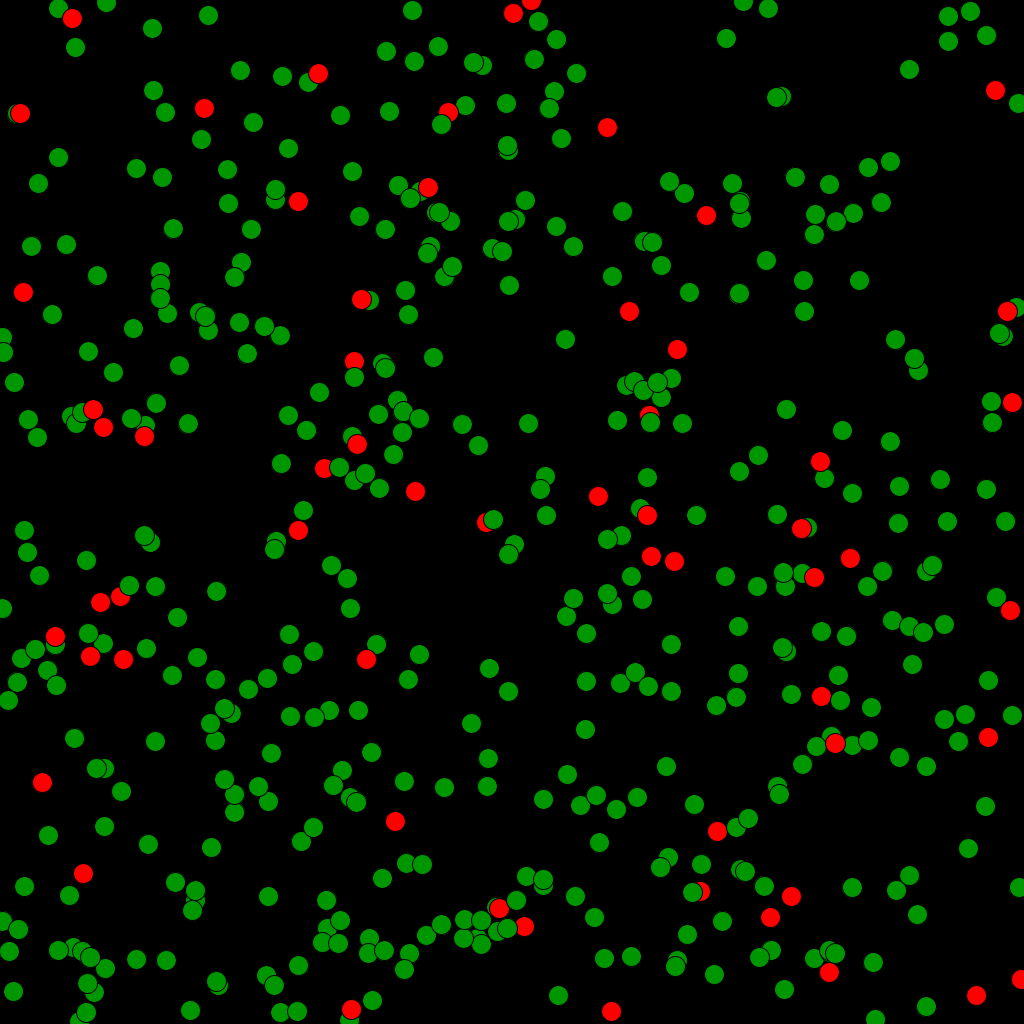
Frame 1 (no input)
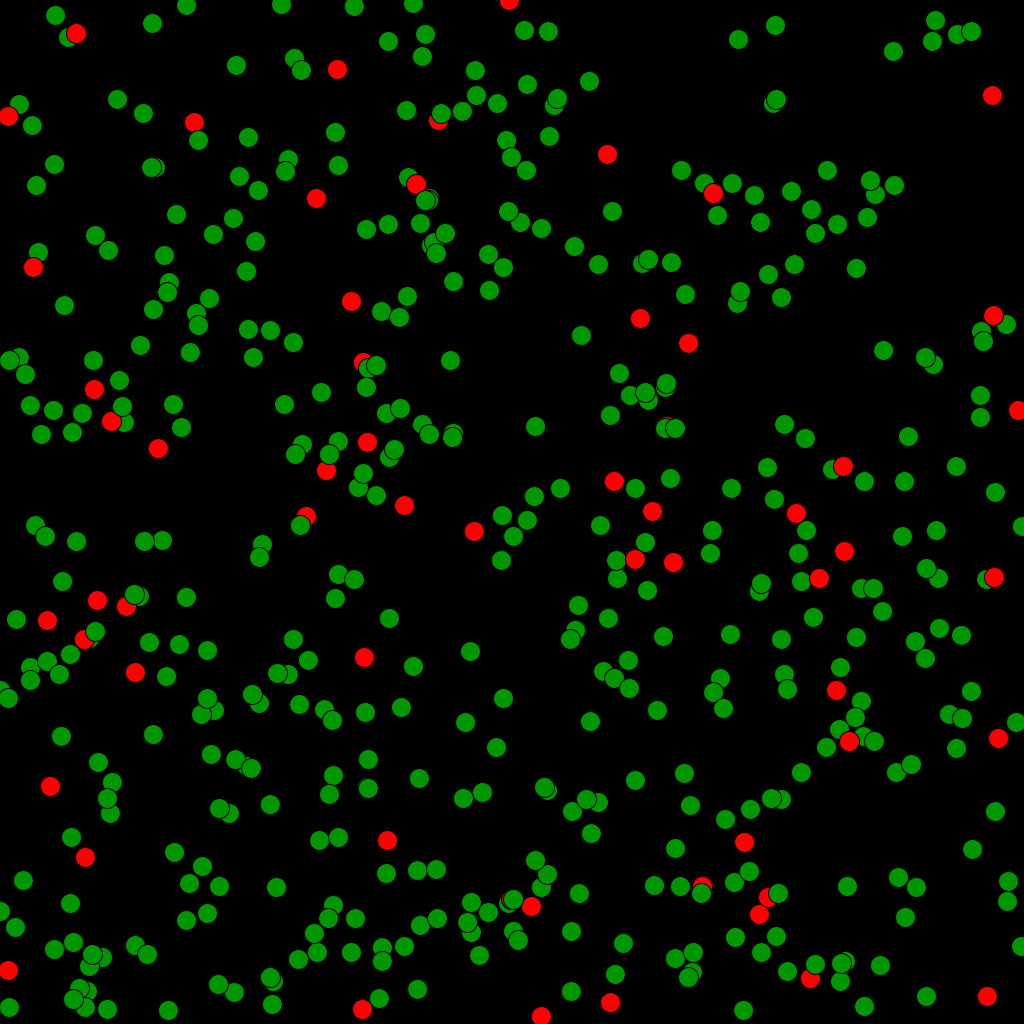
Frame 60 (the mouse pressed at the canvas centre just before this capture)
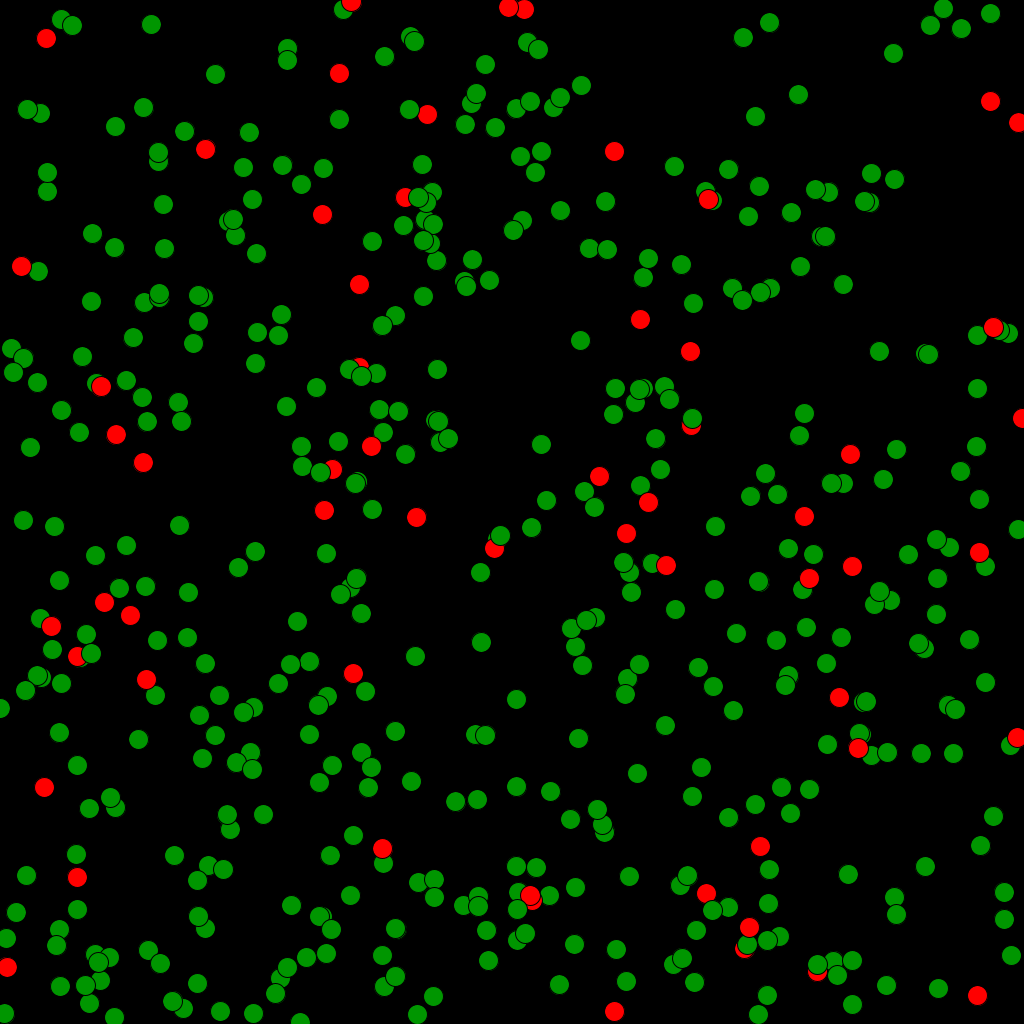
Frame 120 (the mouse held since frame 60 and released just before this capture)

The Processing sketch that drew these frames (run headless with seeded random() and noise(); from frame 60 on, the mouse is pressed at the canvas centre):

// Processing sketch: covid
// ── covid.pde
// Variables globales
PVector ace = new PVector(0, 0.05);
int cantidadIndividuos = 500;
int pixelesGrilla = 1024;
float minimaVelocidad = -2;
float maximaVelocidad = 2;

// Lista de individuos 
Individuo[] individuos = new Individuo[cantidadIndividuos];


// Funcion que prepara el terreno
// para la simulacion
void setup() {
  
  // Se crea la grilla de 1024 x 1024
  size(1024, 1024);
  
  //Llamamos al metodo generar personas
  generarPersonas();
}

// Metodo que instancia individuos
// Asignandoles vectores de posicion, velocidad y aceleracion
void generarPersonas() {
    
    // Loop por cantidad de inviduos definidos
    for(int i = 0; i < cantidadIndividuos; i ++) {
      
     // Se genera una posicion aleatoria para el individuo
     float posX = random(0, pixelesGrilla - 1);
     float posY = random(0, pixelesGrilla - 1);
     
     // Se genera una velocidad aleatoria para el individuo
     float velX = random(minimaVelocidad, maximaVelocidad);
     float velY = random(minimaVelocidad, maximaVelocidad);
     
     // Se generan los vectores
     PVector pos = new PVector(posX, posY);
     PVector vel = new PVector(velX, velY);
    
    // Se instancia el individuo con los valores
     individuos[i] = new Individuo(pos, vel, ace);
    
  }
}

// Metodo que dibuja en la grilla
void draw() {
  
  background(0);
  
  // Se muestra cada inviduos en el tablero
  // y se cambia su posicion
  for(Individuo individuo : individuos) {
    individuo.display();
    individuo.update();
  }

}

// Clase que modela a un individuo
class Individuo {
  
  // Atributos
  PVector posicion;
  PVector velocidad;
  PVector aceleracion;
  boolean infectado;
  
  // Constructor
  Individuo(PVector pos, PVector vel, PVector ace) {
    posicion = pos;
    velocidad = vel;
    aceleracion = ace;
    
    estaInfectado(); 
  }
  
  // Muestra al individuo
  // Como un circulo y se rellena
  // Verde si no esta infectado y 
  // Rojo si esta infectado
  void display() {
      strokeWeight(1);
      if(infectado) {
         fill(255, 0, 0);   
      }
      else {
        fill(0, 150, 0);
      }
      circle(posicion.x, posicion.y, 20);
}
  
  // Funcion que actualiza
  // las posiciones de los invidivuos
  // Segundo dos tipos de movimiento
  void update() {
    
    // Movimiento Random Walk Gaussian
    //movimientoRandomGaussian();
    
    // Movimiento alternativa (descomentar para usar)
    // Se tiene que comentar gaussian para usar tambien
    
    alternativaMovimiento();
  }
  
  // Funcion que determina
  // Si un individuo esta infectado
  // Con un 10% probabilidad
  void estaInfectado() {
    
    float probabilidadInfectado = 0.1;
    float r = random(0, 1);
    infectado = false;
    if (r <= probabilidadInfectado) {
      infectado = true;
    }
  
  }
  
  // Funcion que modela el random walk gaussian
  void movimientoRandomGaussian() {
    
    posicion.x = posicion.x + (randomGaussian() * 1.5);
    limitesEnX();

    
    posicion.y = posicion.y + (randomGaussian() * 1.5);
    limitesEnY();
    
  }
  
  // Funcion alternativa al movimiento gaussian
  void alternativaMovimiento() {
    
    float numeroAleatorio = random(0, 2*PI);
    float s = random(1, 3);
    
    posicion.x = posicion.x + (s * cos(numeroAleatorio));
    limitesEnX();
    
    posicion.y = posicion.y + (s * sin(numeroAleatorio));
    limitesEnY();
  
  }
  
  // Funcion que determina si el individuo
  // Ha salido de la grilla en los limites de X
  void limitesEnX() {
    
    if(posicion.x < 0) {
      posicion.x = pixelesGrilla - 1;
    }
    
    if(posicion.x > pixelesGrilla - 1) {
      posicion.x = 0;
    }
  
  }
  
  // Funcion que determina si el individuo
  // Ha salido de la grilla en los limites de Y
  void limitesEnY() {
    
    if(posicion.y < 0) {
      posicion.y = pixelesGrilla - 1;
    }
    
    if(posicion.y > pixelesGrilla - 1) {
      posicion.y = 0;
    }
  
  }

}
